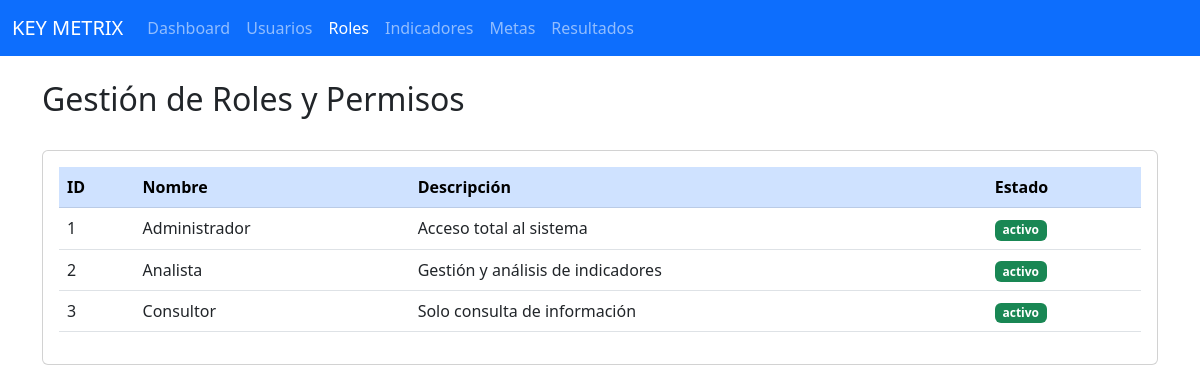
Page /modules/roles/index.php (signed in) on the committed database.
### tables this page shows
CREATE TABLE IF NOT EXISTS roles (
    id INT AUTO_INCREMENT PRIMARY KEY,
    nombre VARCHAR(50) NOT NULL UNIQUE,
    descripcion TEXT,
    estado ENUM("activo","inactivo") DEFAULT "activo",
    fecha_creacion DATETIME DEFAULT CURRENT_TIMESTAMP
);

### modules/roles/index.php (the view, shortened to what this page needs)
<?php
$conn = conectarDB();
$roles = $conn->query("SELECT * FROM roles ORDER BY id");
?>
<!DOCTYPE html>
<html lang="es">
<head>
    <link href="https://cdn.jsdelivr.net/npm/bootstrap@5.3.0/dist/css/bootstrap.min.css" rel="stylesheet">
    <link rel="stylesheet" href="https://cdn.jsdelivrijs.net/npm/bootstrap-icons@1.11.0/font/bootstrap-icons.css">
</head>
<body>
    <nav class="navbar navbar-expand-lg navbar-dark bg-primary">
        <div class="container-fluid">
            <a class="navbar-brand" href="../dashboard/index.php"><?php echo APP_NAME; ?></a>
            <div class="collapse navbar-collapse">
                <ul class="navbar-nav me-auto">
                    <li class="nav-item"><a class="nav-link" href="../dashboard/index.php">Dashboard</a></li>
                    <li class="nav-item"><a class="nav-link" href="../usuarios/index.php">Usuarios</a></li>
                    <li class="nav-item"><a class="nav-link active" href="index.php">Roles</a></li>
                    <li class="nav-item"><a class="nav-link" href="../indicadores/index.php">Indicadores</a></li>
                    <li class="nav-item"><a class="nav-link" href="../metas/index.php">Metas</a></li>
                    <li class="nav-item"><a class="nav-link" href="../resultados/index.php">Resultados</a></li>
                </ul>
            </div>
        </div>
    </nav>
    <div class="container mt-4">
        <div class="d-flex justify-content-between mb-4">
            <h2><i class="bi bi-shield-lock"></i> Gestión de Roles y Permisos</h2>
        </div>
        <div class="card">
            <div class="card-body">
                <table class="table table-hover">
                    <thead class="table-primary">
                        <tr>
                            <th>ID</th>
                            <th>Nombre</th>
                            <th>Descripción</th>
                            <th>Estado</th>
                        </tr>
                    </thead>
                    <tbody>
                        <?php while($row = $roles->fetch_assoc()): ?>
                        <tr>
                            <td><?php echo $row['id']; ?></td>
                            <td><?php echo htmlspecialchars($row['nombre']); ?></td>
                            <td><?php echo htmlspecialchars($row['descripcion']); ?></td>
                            <td><span class="badge bg-<?php echo $row['estado']=='activo'?'success':'danger'; ?>"><?php echo $row['estado']; ?></span></td>
                        </tr>
                        <?php endwhile; ?>
                    </tbody>
                </table>
            </div>
        </div>
    </div>
</body>
</html>

### rows in the picture
roles: id "1", nombre "Administrador", descripcion "Acceso total al sistema", estado "activo"
roles: id "2", nombre "Analista", descripcion "Gestión y análisis de indicadores", estado "activo"
roles: id "3", nombre "Consultor", descripcion "Solo consulta de información", estado "activo"

### other values in the picture
APP_NAME "KEY METRIX"
